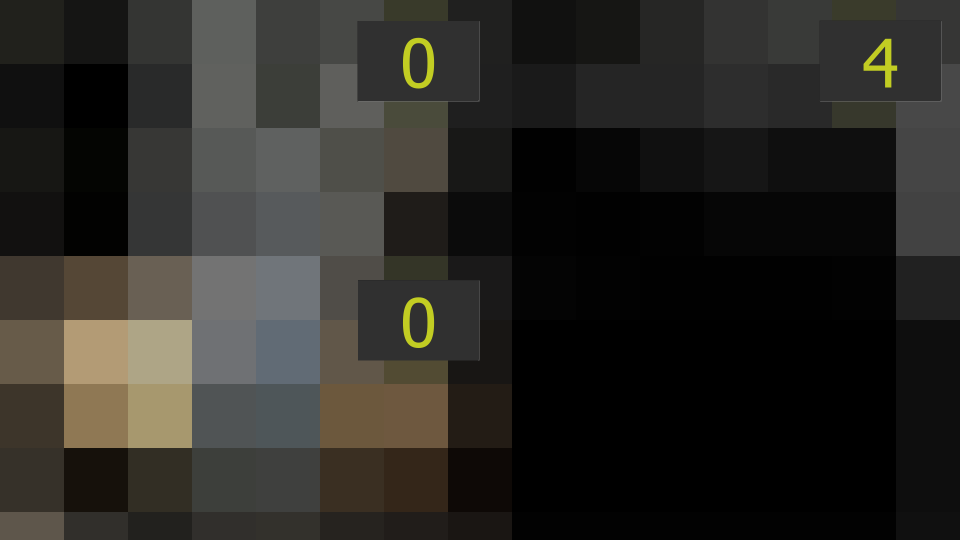
#> input picture img/0-0-4-full.png, 1920 x 1080 px (shown at 1/2 size)
$ python main.py
#> lines starting #> are read from the running program, lines starting #| are printed output that depends on the picture
import cv2
import pytesseract

pytesseract.pytesseract.tesseract_cmd = 'C:/Program Files/Tesseract-OCR/tesseract'

config = r'--oem 3 --psm 7 outputbase digits -c page_separator='

img = cv2.imread('./img/0-0-4-full.png')
#> img is the input picture: shape (1080, 1920, 3); mean B, G, R 37.1, 41.2, 42.8

def get_grayscale(image):
    grayImage = cv2.cvtColor(image, cv2.COLOR_BGR2GRAY)
    (thresh, blackAndWhiteImage) = cv2.threshold(grayImage, 127, 255, cv2.THRESH_BINARY)
    return cv2.bitwise_not(blackAndWhiteImage)

img_brana = img[42:202, 716:958]
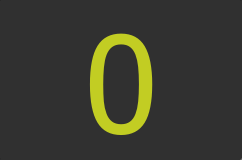
#> img_brana: shape (160, 242, 3); mean B, G, R 47, 59.6, 58.7
img_tunylek = img[561:721 ,716:958]
img_spz = img[42:202, 1640:1881]
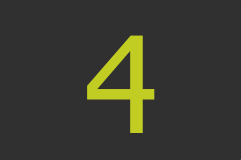
#> img_spz: shape (160, 241, 3); mean B, G, R 47.2, 57.7, 57

images = [img_brana, img_tunylek, img_spz]

for image in images:
    image = get_grayscale(image)
#> (the run stopped early here; a loop or call above may not have finished)

$ run again, with img/947-1124-92.png copied over img/0-0-4-full.png
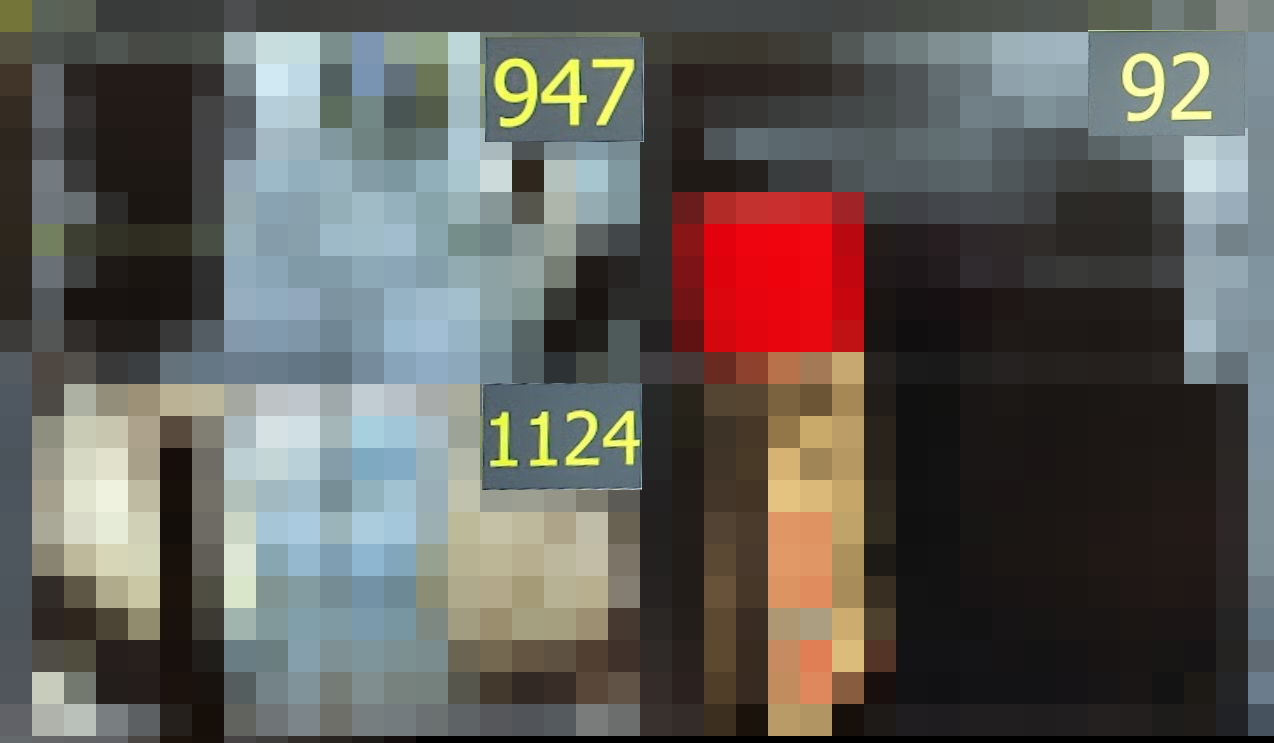
#> input picture img/947-1124-92.png, 1274 x 743 px
#> img is the input picture: shape (743, 1274, 3); mean B, G, R 89.4, 93.4, 96.6
#> `img_tunylek = img[561:721 ,716:958]`:
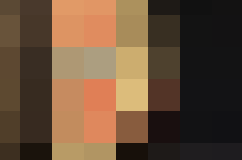
#> img_tunylek: shape (160, 242, 3); mean B, G, R 56.1, 77.9, 102.7
#> img_spz = empty array
